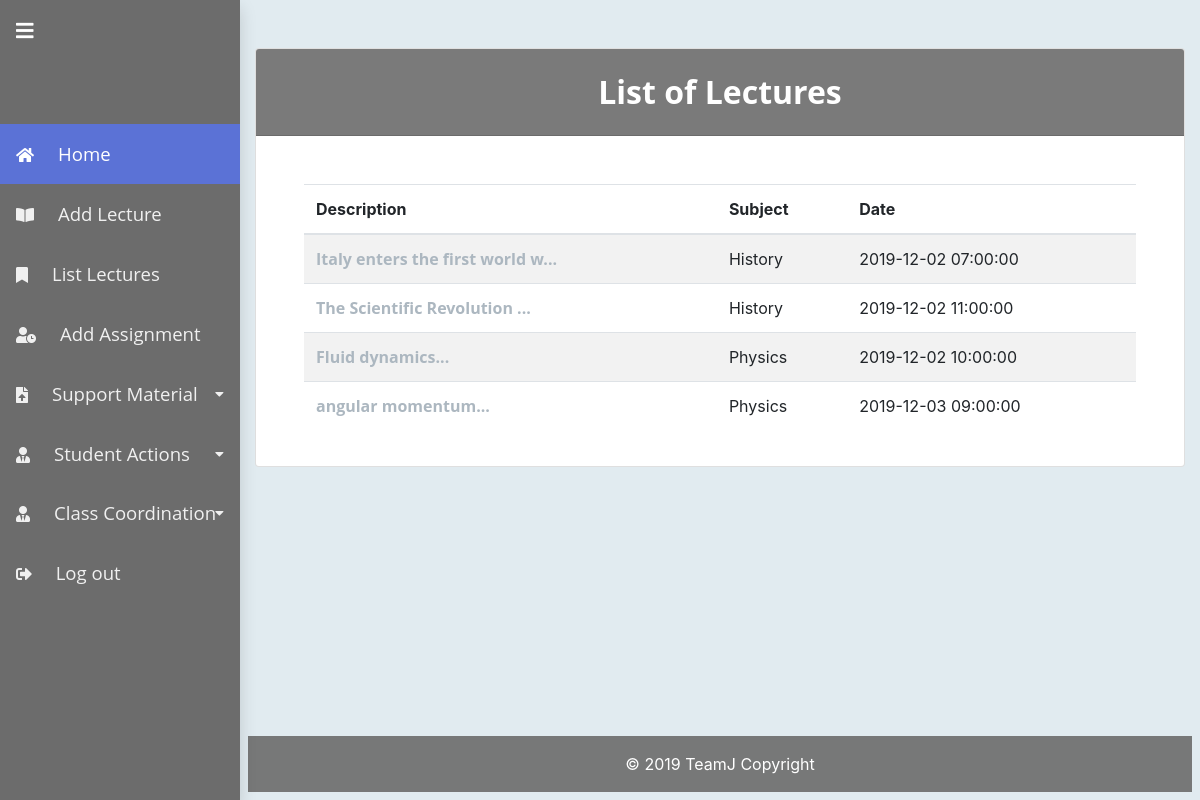
The app's page /usergroup/teacher/listLectures.php (signed in) with its own data.
### tables this page shows
CREATE TABLE `TopicRecord` (
  `ID` int(11) NOT NULL,
  `TeacherID` int(11) NOT NULL,
  `Timestamp` timestamp NOT NULL DEFAULT CURRENT_TIMESTAMP,
  `Description` varchar(512) NOT NULL,
  `TopicID` int(11) NOT NULL,
  `SpecificClassID` int(11) NOT NULL
);

CREATE TABLE `Topic` (
  `ID` int(11) NOT NULL,
  `Name` varchar(100) NOT NULL,
  `Description` text NOT NULL
);

### classes/teacher.class.php (called while the page is built, shortened)
<?php
class teacher extends user {
	public function get_topics_record() {
		$topicRecords = array();
		$conn = $this->connectMySQL();
		$stmt = $conn->prepare("SELECT TopicRecord.Timestamp as TimeStamps,
									  TopicRecord.Description as TopicDescription, Topic.Name as TopicName, TopicRecord.ID as RecordID
									  FROM TopicRecord, Topic
									  WHERE TopicRecord.TopicID=Topic.ID AND TopicRecord.TeacherID=?");
		$teacherID = $_SESSION['teacherID'];
		$stmt->bind_param('i', $teacherID);
		$stmt->execute();
		$res = $stmt->get_result();
		if ($res->num_rows <= 0) {
			return false;
		} else {
			while ($row = $res->fetch_assoc()) {
				array_push($topicRecords, $row);
			}
		}
		return $topicRecords;
	}
}

### usergroup/teacher/listLectures.php (the view, shortened to what this page needs)
<?php
$teacher = new teacher();
if(isset($_GET['operation_result'])){
	switch ($_GET['operation_result']){
		case 1:
			$content.= <<<OUT
<div class="alert alert-success" role="alert">
  Lecture successfully modified. <a href="listLectures.php" class="alert-link">Modify another lecture</a> or <a href="index.php" class="alert-link">back to your homepage.</a>
</div>
OUT;
			break;
		case 0:
			$content.= <<<OUT
<div class="alert alert-danger" role="alert">
 Error in modifying lecture. <a href="listLectures.php" class="alert-link">Retry </a> or <a href="../officer/index.php" class="alert-link">back to your homepage.</a>
</div>
OUT;
			break;
		default:
			$content.=<<<OUT
<div class="alert alert-dark" role="alert">
  Operation not allowed.
</div>
OUT;
	}
}else {
	$content = '<div class="card">
                <h2 class="card-header info-color white-text text-center py-4" style="background-color:rgba(108,108,108,0.9);color:white">
                    List of Lectures
                </h2>
                <div class="card-body  px-lg-5 pt-0 mt-md-5">
                <form>
  <table class="table table-striped">
    <thead>
      <tr>
        <th scope="col">Description</th>
        <th scope="col">Subject</th>
        <th scope="col">Date</th>
      </tr>
    </thead>
    <tbody>';
	$topicRecords = $teacher->get_topics_record();
	foreach ($topicRecords as $i => $row) {
		$title = substr($row['TopicDescription'], 0, 30) . "...";
		$content .= '<tr>
        <th scope="row"><a class="alert-link" href="listLectures.php?action=edit&lectureID='.$row['RecordID'].'">' . $title . '</a></th>
        <td>' . $row['TopicName'] . '</td>
        <td>' . $row['TimeStamps'] . '</td>
      </tr>';
	}
	$content .= '
    </tbody>
  </table>
  </form>
  </div>';
}
?>

### css/timeline.css (style rules this page uses)
*, *:after, *:before { -webkit-box-sizing: border-box; -moz-box-sizing: border-box; box-sizing: border-box; }
a { color: #acb7c0; text-decoration: none; font-family: "Open Sans", sans-serif; }
h1, h2 { font-family: "Open Sans", sans-serif; font-weight: bold; }

### css/calendar_style.css (style rules this page uses)
*, *:before, *:after { -moz-box-sizing: border-box; -webkit-box-sizing: border-box; box-sizing: border-box; }

### css/style.css (style rules this page uses)
html { height: 100%; }
body { background-color: rgb(225, 235, 240); display: flex; flex-direction: column; height: 100%; }

### css/sidebar.css (style rules this page uses)
body { position: relative; }
@media (min-width: 992px) { body { padding-left: 15rem; } }

### records on screen
topicrecord: Description "Italy enters the first world w...", TopicID.Name "History", Timestamp "2019-12-02 07:00:00"
topicrecord: Description "The Scientific Revolution ...", TopicID.Name "History", Timestamp "2019-12-02 11:00:00"
topicrecord: Description "Fluid dynamics...", TopicID.Name "Physics", Timestamp "2019-12-02 10:00:00"
topicrecord: Description "angular momentum...", TopicID.Name "Physics", Timestamp "2019-12-03 09:00:00"
